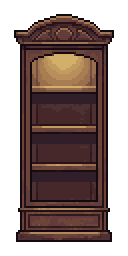
#> input picture tools/v63/img/cab_canvas.png, 64 x 128 px (shown 2 times larger)
$ python trophy_art.py
#> lines starting #> are read from the running program, lines starting #| are printed output that depends on the picture; after the words box and inside, x2 and y2 are one past the last pixel; in counts of white or black regions, pixels touching at a corner belong together
"""Version 63 art: the trophy cabinet in the Harvest Moon.  python3 tools/v63/trophy_art.py

tools/v63/img/cab_canvas.png is PixelLab's empty open-fronted cabinet (Create Image Pro, padded to 64x128) and
cab_full.png the same picture with the shelves inpainted full of trophies (cab_mask.png, the four shelf interiors).
The inpaint also nudged the shelf planks, so the empty cabinet the game draws is the full one with just the four rows
of trophies swapped back for the empty picture. Each shelf is cut into four slots at the quietest columns, and each
trophy is the full picture's pixels that differ from the empty one inside its slot. 16 trophies, top shelf first, left
to right; the game shows a share of them matching the share of trophies you've won.
Writes web/bg/pub/trophy_cab.png, web/bg/pub/trophy_items.png (the trophies side by side) and
tools/v63/trophy_items.json ([sheet x, sheet y, w, h, x and y in the cabinet] for each, and the cabinet's size).
"""
import json, os
import numpy as np
from PIL import Image

HERE = os.path.dirname(os.path.abspath(__file__))
ROOT = os.path.dirname(os.path.dirname(HERE))
OUT = os.path.join(ROOT, 'web', 'bg', 'pub')
E = np.array(Image.open(os.path.join(HERE, 'img', 'cab_canvas.png')).convert('RGBA')).astype(int)
F = np.array(Image.open(os.path.join(HERE, 'img', 'cab_full.png')).convert('RGBA')).astype(int)
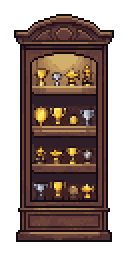
#> input picture tools/v63/img/cab_full.png, 64 x 128 px (shown 2 times larger)
d = np.abs(F[..., :3] - E[..., :3]).sum(-1)
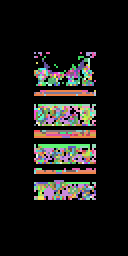
#> d: shape (128, 64) int64 (shown 2 times larger); 154 distinct labels, from 0 to 505; one colour per label, 0 black
BANDS = [(31, 42), (51, 62), (71, 81), (89, 99)]   # the rows the trophies stand in, above each plank
X0, X1 = 17, 47                                    # the cabinet's inside
base = F.copy()
for y0, y1 in BANDS: base[y0:y1 + 1, X0:X1 + 1] = E[y0:y1 + 1, X0:X1 + 1]
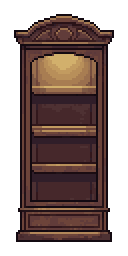
#> base: shape (128, 64, 4) int64 (shown 2 times larger); mean R, G, B, A 50.7, 33.1, 29.4, 153.3; transparent parts drawn white
ys, xs = np.nonzero(base[..., 3] > 0); bx0, by0, bx1, by1 = xs.min(), ys.min(), xs.max(), ys.max()
#> after `ys, xs = np.nonzero(base[..., 3] > 0)`: ys = 4924 values from 7 to 120; xs = 4924 values, max 56 at index 249, min 7 at index 200, mean 31.5
#> after `bx0, by0, bx1, by1 = (xs.min(), ys.min(), xs.max(), ys.max())`: bx0 = 7; by0 = 7; bx1 = 56; by1 = 120
items = []
for y0, y1 in BANDS:
    col = (d[y0:y1 + 1] > 90).sum(0)
    cuts = [X0] + [min(range(int(c) - 3, int(c) + 4), key=lambda x: (col[x], abs(x - c))) for c in (24.5, 32, 39.5)] + [X1 + 1]
    for i in range(4):
        a, b = cuts[i], cuts[i + 1]
        mk = np.zeros(d.shape, bool); mk[y0:y1 + 1, a:b] = d[y0:y1 + 1, a:b] > 40
        yy, xx = np.nonzero(mk); items.append((xx.min(), yy.min(), xx.max(), yy.max(), mk))
#> this loop made 4 passes
#> cuts on passes 1 to 4: [17, 25, 31, 40, 48], [17, 24, 33, 39, 48], [17, 24, 32, 40, 48], [17, 24, 33, 39, 48]
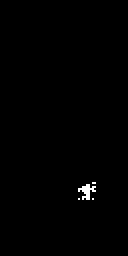
#> mk: shape (128, 64) bool (shown 2 times larger); 0.48% white in thin lines or dots, all inside (x1, y1, x2, y2) = (39, 91, 48, 100)
#> after the loop, items = 16 items
sw = sum(i[2] - i[0] + 1 for i in items); sh = max(i[3] - i[1] + 1 for i in items)
#> after `sw = sum((i[2] - i[0] + 1 for i in items))`: sw = 122
#> after `sh = max((i[3] - i[1] + 1 for i in items))`: sh = 11
sheet = np.zeros((sh, sw, 4), np.uint8); meta = []; ox = 0
for (x0, y0, x1, y1, mk) in items:
    sub = np.where(mk[y0:y1 + 1, x0:x1 + 1, None], F[y0:y1 + 1, x0:x1 + 1], 0)
    sheet[:y1 - y0 + 1, ox:ox + x1 - x0 + 1] = sub
    meta.append([int(ox), 0, int(x1 - x0 + 1), int(y1 - y0 + 1), int(x0 - bx0), int(y0 - by0)]); ox += x1 - x0 + 1
#> this loop made 16 passes
#> (x0, y0, x1, y1, ox) on passes 1 to 12: (17, 34, 24, 42, 8), (25, 36, 30, 42, 14), (31, 34, 39, 42, 23), (41, 32, 46, 42, 29), (17, 52, 23, 62, 36), (24, 52, 32, 62, 45), (33, 52, 38, 62, 51), (39, 52, 47, 62, 60), (17, 72, 23, 81, 67), (24, 74, 31, 81, 75), (32, 73, 39, 81, 83), (40, 72, 47, 81, 91)
#> after the loop, meta = 16 items, first 6: [0, 0, 8, 9, 10, 27], [8, 0, 6, 7, 18, 29], [14, 0, 9, 9, 24, 27], [23, 0, 6, 11, 34, 25], [29, 0, 7, 11, 10, 45], [36, 0, 9, 11, 17, 45]; ox = 122
Image.fromarray(base[by0:by1 + 1, bx0:bx1 + 1].astype(np.uint8)).save(os.path.join(OUT, 'trophy_cab.png'))
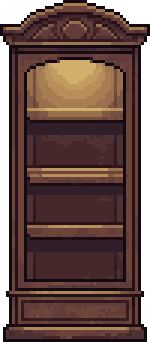
#> saved as trophy_cab.png: PIL image 50x114 RGBA (shown 3 times larger); mean R, G, B, A 72.9, 47.5, 42.2, 220.3; transparent parts drawn white
Image.fromarray(sheet).save(os.path.join(OUT, 'trophy_items.png'))
json.dump({'items': meta, 'w': int(bx1 - bx0 + 1), 'h': int(by1 - by0 + 1)}, open(os.path.join(HERE, 'trophy_items.json'), 'w'))
print('trophy cabinet', bx1 - bx0 + 1, 'x', by1 - by0 + 1, ',', len(meta), 'trophies')
#| trophy cabinet 50 x 114 , 16 trophies
